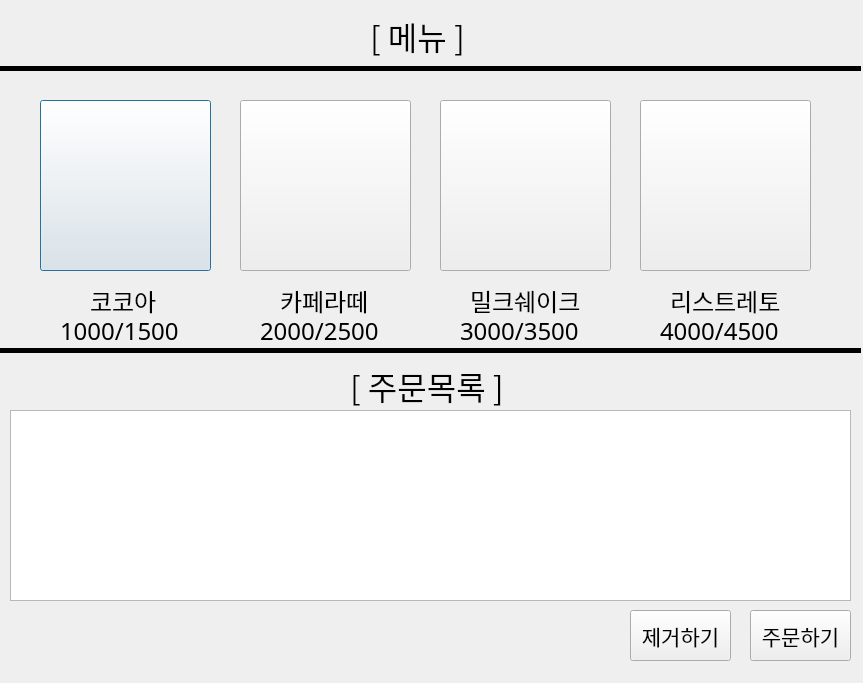
<?xml version="1.0" encoding="UTF-8"?>
<ui version="4.0">
 <class>caffe_order</class>
 <widget class="QDialog" name="caffe_order">
  <property name="geometry">
   <rect>
    <x>0</x>
    <y>0</y>
    <width>863</width>
    <height>683</height>
   </rect>
  </property>
  <property name="font">
   <font>
    <family>휴먼둥근헤드라인</family>
    <pointsize>12</pointsize>
   </font>
  </property>
  <property name="windowTitle">
   <string>카페메뉴</string>
  </property>
  <widget class="QLabel" name="menu_label">
   <property name="geometry">
    <rect>
     <x>370</x>
     <y>10</y>
     <width>131</width>
     <height>51</height>
    </rect>
   </property>
   <property name="font">
    <font>
     <family>휴먼둥근헤드라인</family>
     <pointsize>24</pointsize>
    </font>
   </property>
   <property name="text">
    <string>[ 메뉴 ]</string>
   </property>
  </widget>
  <widget class="QPushButton" name="cocoa_button">
   <property name="geometry">
    <rect>
     <x>40</x>
     <y>100</y>
     <width>171</width>
     <height>171</height>
    </rect>
   </property>
   <property name="text">
    <string/>
   </property>
   <property name="icon">
    <iconset>
     <normaloff>cocoa.jpg</normaloff>cocoa.jpg</iconset>
   </property>
   <property name="iconSize">
    <size>
     <width>170</width>
     <height>170</height>
    </size>
   </property>
  </widget>
  <widget class="QLabel" name="cocoa_label">
   <property name="geometry">
    <rect>
     <x>90</x>
     <y>280</y>
     <width>81</width>
     <height>41</height>
    </rect>
   </property>
   <property name="font">
    <font>
     <pointsize>18</pointsize>
    </font>
   </property>
   <property name="text">
    <string>코코아</string>
   </property>
  </widget>
  <widget class="QPushButton" name="latte_button">
   <property name="geometry">
    <rect>
     <x>240</x>
     <y>100</y>
     <width>171</width>
     <height>171</height>
    </rect>
   </property>
   <property name="text">
    <string/>
   </property>
   <property name="icon">
    <iconset>
     <normaloff>latte.jpg</normaloff>latte.jpg</iconset>
   </property>
   <property name="iconSize">
    <size>
     <width>170</width>
     <height>170</height>
    </size>
   </property>
  </widget>
  <widget class="QLabel" name="latte_label">
   <property name="geometry">
    <rect>
     <x>280</x>
     <y>280</y>
     <width>111</width>
     <height>41</height>
    </rect>
   </property>
   <property name="font">
    <font>
     <pointsize>18</pointsize>
    </font>
   </property>
   <property name="text">
    <string>카페라떼</string>
   </property>
  </widget>
  <widget class="QPushButton" name="milkshake_button">
   <property name="geometry">
    <rect>
     <x>440</x>
     <y>100</y>
     <width>171</width>
     <height>171</height>
    </rect>
   </property>
   <property name="text">
    <string/>
   </property>
   <property name="icon">
    <iconset>
     <normaloff>milk_shake.jpg</normaloff>milk_shake.jpg</iconset>
   </property>
   <property name="iconSize">
    <size>
     <width>170</width>
     <height>170</height>
    </size>
   </property>
  </widget>
  <widget class="QLabel" name="milkshake_label">
   <property name="geometry">
    <rect>
     <x>470</x>
     <y>280</y>
     <width>121</width>
     <height>41</height>
    </rect>
   </property>
   <property name="font">
    <font>
     <pointsize>18</pointsize>
    </font>
   </property>
   <property name="text">
    <string>밀크쉐이크</string>
   </property>
  </widget>
  <widget class="QPushButton" name="ristretto_button">
   <property name="geometry">
    <rect>
     <x>640</x>
     <y>100</y>
     <width>171</width>
     <height>171</height>
    </rect>
   </property>
   <property name="text">
    <string/>
   </property>
   <property name="icon">
    <iconset>
     <normaloff>ristretto.jpg</normaloff>ristretto.jpg</iconset>
   </property>
   <property name="iconSize">
    <size>
     <width>170</width>
     <height>170</height>
    </size>
   </property>
  </widget>
  <widget class="QLabel" name="ristretto_label">
   <property name="geometry">
    <rect>
     <x>670</x>
     <y>280</y>
     <width>121</width>
     <height>41</height>
    </rect>
   </property>
   <property name="font">
    <font>
     <pointsize>18</pointsize>
    </font>
   </property>
   <property name="text">
    <string>리스트레토</string>
   </property>
  </widget>
  <widget class="Line" name="line">
   <property name="geometry">
    <rect>
     <x>0</x>
     <y>340</y>
     <width>861</width>
     <height>20</height>
    </rect>
   </property>
   <property name="frameShadow">
    <enum>QFrame::Plain</enum>
   </property>
   <property name="lineWidth">
    <number>5</number>
   </property>
   <property name="orientation">
    <enum>Qt::Horizontal</enum>
   </property>
  </widget>
  <widget class="Line" name="line_2">
   <property name="geometry">
    <rect>
     <x>0</x>
     <y>60</y>
     <width>861</width>
     <height>16</height>
    </rect>
   </property>
   <property name="frameShadow">
    <enum>QFrame::Plain</enum>
   </property>
   <property name="lineWidth">
    <number>5</number>
   </property>
   <property name="orientation">
    <enum>Qt::Horizontal</enum>
   </property>
  </widget>
  <widget class="QLabel" name="order_label">
   <property name="geometry">
    <rect>
     <x>350</x>
     <y>360</y>
     <width>191</width>
     <height>51</height>
    </rect>
   </property>
   <property name="font">
    <font>
     <family>휴먼둥근헤드라인</family>
     <pointsize>24</pointsize>
    </font>
   </property>
   <property name="text">
    <string>[ 주문목록 ]</string>
   </property>
  </widget>
  <widget class="QListWidget" name="order_listbox">
   <property name="geometry">
    <rect>
     <x>10</x>
     <y>410</y>
     <width>841</width>
     <height>191</height>
    </rect>
   </property>
   <property name="font">
    <font>
     <family>휴먼둥근헤드라인</family>
     <pointsize>12</pointsize>
    </font>
   </property>
  </widget>
  <widget class="QPushButton" name="order_button">
   <property name="geometry">
    <rect>
     <x>750</x>
     <y>610</y>
     <width>101</width>
     <height>51</height>
    </rect>
   </property>
   <property name="font">
    <font>
     <family>휴먼둥근헤드라인</family>
     <pointsize>16</pointsize>
    </font>
   </property>
   <property name="text">
    <string>주문하기</string>
   </property>
  </widget>
  <widget class="QPushButton" name="delete_button">
   <property name="geometry">
    <rect>
     <x>630</x>
     <y>610</y>
     <width>101</width>
     <height>51</height>
    </rect>
   </property>
   <property name="font">
    <font>
     <family>휴먼둥근헤드라인</family>
     <pointsize>16</pointsize>
    </font>
   </property>
   <property name="text">
    <string>제거하기</string>
   </property>
  </widget>
  <widget class="QLabel" name="cocoa_label_2">
   <property name="geometry">
    <rect>
     <x>60</x>
     <y>310</y>
     <width>151</width>
     <height>41</height>
    </rect>
   </property>
   <property name="font">
    <font>
     <pointsize>18</pointsize>
    </font>
   </property>
   <property name="text">
    <string>1000/1500</string>
   </property>
  </widget>
  <widget class="QLabel" name="cocoa_label_3">
   <property name="geometry">
    <rect>
     <x>260</x>
     <y>310</y>
     <width>151</width>
     <height>41</height>
    </rect>
   </property>
   <property name="font">
    <font>
     <pointsize>18</pointsize>
    </font>
   </property>
   <property name="text">
    <string>2000/2500</string>
   </property>
  </widget>
  <widget class="QLabel" name="cocoa_label_4">
   <property name="geometry">
    <rect>
     <x>460</x>
     <y>310</y>
     <width>151</width>
     <height>41</height>
    </rect>
   </property>
   <property name="font">
    <font>
     <pointsize>18</pointsize>
    </font>
   </property>
   <property name="text">
    <string>3000/3500</string>
   </property>
  </widget>
  <widget class="QLabel" name="cocoa_label_5">
   <property name="geometry">
    <rect>
     <x>660</x>
     <y>310</y>
     <width>151</width>
     <height>41</height>
    </rect>
   </property>
   <property name="font">
    <font>
     <pointsize>18</pointsize>
    </font>
   </property>
   <property name="text">
    <string>4000/4500</string>
   </property>
  </widget>
 </widget>
 <resources/>
 <connections>
  <connection>
   <sender>cocoa_button</sender>
   <signal>clicked()</signal>
   <receiver>caffe_order</receiver>
   <slot>cocoa_clicked()</slot>
   <hints>
    <hint type="sourcelabel">
     <x>156</x>
     <y>152</y>
    </hint>
    <hint type="destinationlabel">
     <x>184</x>
     <y>281</y>
    </hint>
   </hints>
  </connection>
  <connection>
   <sender>latte_button</sender>
   <signal>clicked()</signal>
   <receiver>caffe_order</receiver>
   <slot>latte_clicked()</slot>
   <hints>
    <hint type="sourcelabel">
     <x>341</x>
     <y>207</y>
    </hint>
    <hint type="destinationlabel">
     <x>419</x>
     <y>278</y>
    </hint>
   </hints>
  </connection>
  <connection>
   <sender>ristretto_button</sender>
   <signal>clicked()</signal>
   <receiver>caffe_order</receiver>
   <slot>ristretto_clicked()</slot>
   <hints>
    <hint type="sourcelabel">
     <x>757</x>
     <y>185</y>
    </hint>
    <hint type="destinationlabel">
     <x>805</x>
     <y>282</y>
    </hint>
   </hints>
  </connection>
  <connection>
   <sender>delete_button</sender>
   <signal>clicked()</signal>
   <receiver>caffe_order</receiver>
   <slot>delete_clicked()</slot>
   <hints>
    <hint type="sourcelabel">
     <x>688</x>
     <y>640</y>
    </hint>
    <hint type="destinationlabel">
     <x>569</x>
     <y>621</y>
    </hint>
   </hints>
  </connection>
  <connection>
   <sender>order_button</sender>
   <signal>clicked()</signal>
   <receiver>caffe_order</receiver>
   <slot>order_clicked()</slot>
   <hints>
    <hint type="sourcelabel">
     <x>806</x>
     <y>634</y>
    </hint>
    <hint type="destinationlabel">
     <x>471</x>
     <y>645</y>
    </hint>
   </hints>
  </connection>
  <connection>
   <sender>milkshake_button</sender>
   <signal>clicked()</signal>
   <receiver>caffe_order</receiver>
   <slot>milkshake_clicked()</slot>
   <hints>
    <hint type="sourcelabel">
     <x>586</x>
     <y>204</y>
    </hint>
    <hint type="destinationlabel">
     <x>628</x>
     <y>277</y>
    </hint>
   </hints>
  </connection>
 </connections>
 <slots>
  <slot>cocoa_clicked()</slot>
  <slot>latte_clicked()</slot>
  <slot>milkshake_clicked()</slot>
  <slot>ristretto_clicked()</slot>
  <slot>delete_clicked()</slot>
  <slot>order_clicked()</slot>
 </slots>
</ui>
